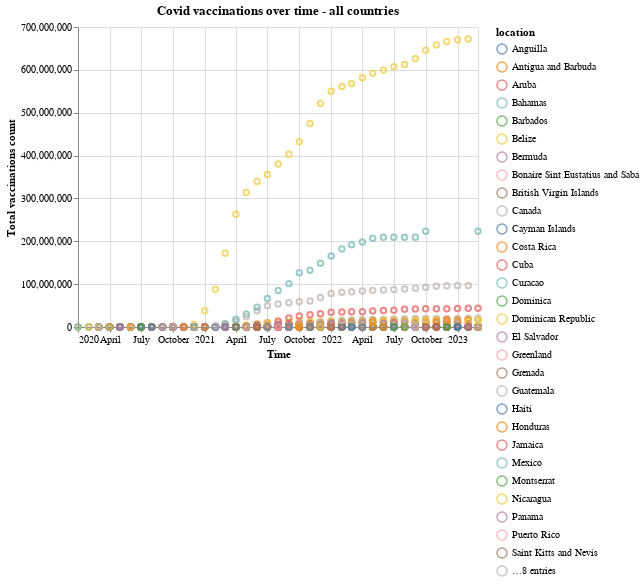

The notebook cell this image was saved under:
### Code cell
#cheching if the chart works
chart1= alt.Chart(data_grouped).mark_point().encode(
      x=alt.X('month_year:T', title='Time'),
      y=alt.Y('total_vaccinations:Q',title='Total vaccinations count'),
      tooltip=['location', 'total_vaccinations'],
      color='location'
).properties(title='Covid vaccinations over time - all countries'
)
chart1

### Figure 1 — Vega-Lite specification as saved in the notebook (floating-point values rounded to 4 significant figures; data arrays with more than 128 entries replaced by an {"elided": "..."} marker saying what was removed)
{"config": {"view": {"continuousWidth": 400, "continuousHeight": 300}}, "data": {"name": "data-10f076ef03dd2ea76a880802c3c2923a"}, "mark": "point", "encoding": {"color": {"field": "location", "type": "nominal"}, "tooltip": [{"field": "location", "type": "nominal"}, {"field": "total_vaccinations", "type": "quantitative"}], "x": {"field": "month_year", "title": "Time", "type": "temporal"}, "y": {"field": "total_vaccinations", "title": "Total vaccinations count", "type": "quantitative"}}, "title": "Covid vaccinations over time - all countries", "$schema": "https://vega.github.io/schema/vega-lite/v4.17.0.json", "datasets": {"data-10f076ef03dd2ea76a880802c3c2923a": {"elided": "1341 records"}}}
